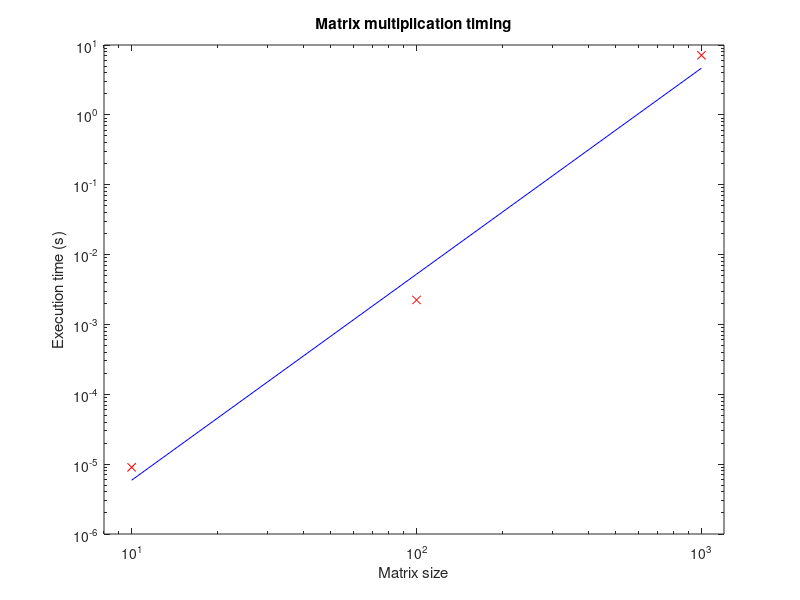

This chart was generated by the following MATLAB code:
clear;close all

% HW5
% Daniel Kennedy - djk2120
%    import and plot fortran matrix multiplcation timing data


% import data
data=load('MatrixMultiplyTimers.txt');
n = data(:,1);
t = data(:,2);

% scatter plot data
loglog(n,t,'rx')
set(gca,'xlim',[8 1200])
xlabel('Matrix size')
ylabel('Execution time (s)')
title('Matrix multiplication timing')

% fit linear model in log-log
% note that the slope of the model is 2.949, which is ~3 as expected
G = [ones(3,1),log(n)];
d = log(t);
m = (G'*G)\(G'*d);

% plot linear model
hold on
loglog(n,exp(G*m),'b-')

% could use model to predict n=10^4,10^5
% but easier to just use big-o
predicted_times = exp([ones(2,1),log([10^4;10^5])]*m);
predicted_times(1);
predicted_times(2);

% print figure
print(gcf,'MatrixMultiplyTimers','-dpdf')